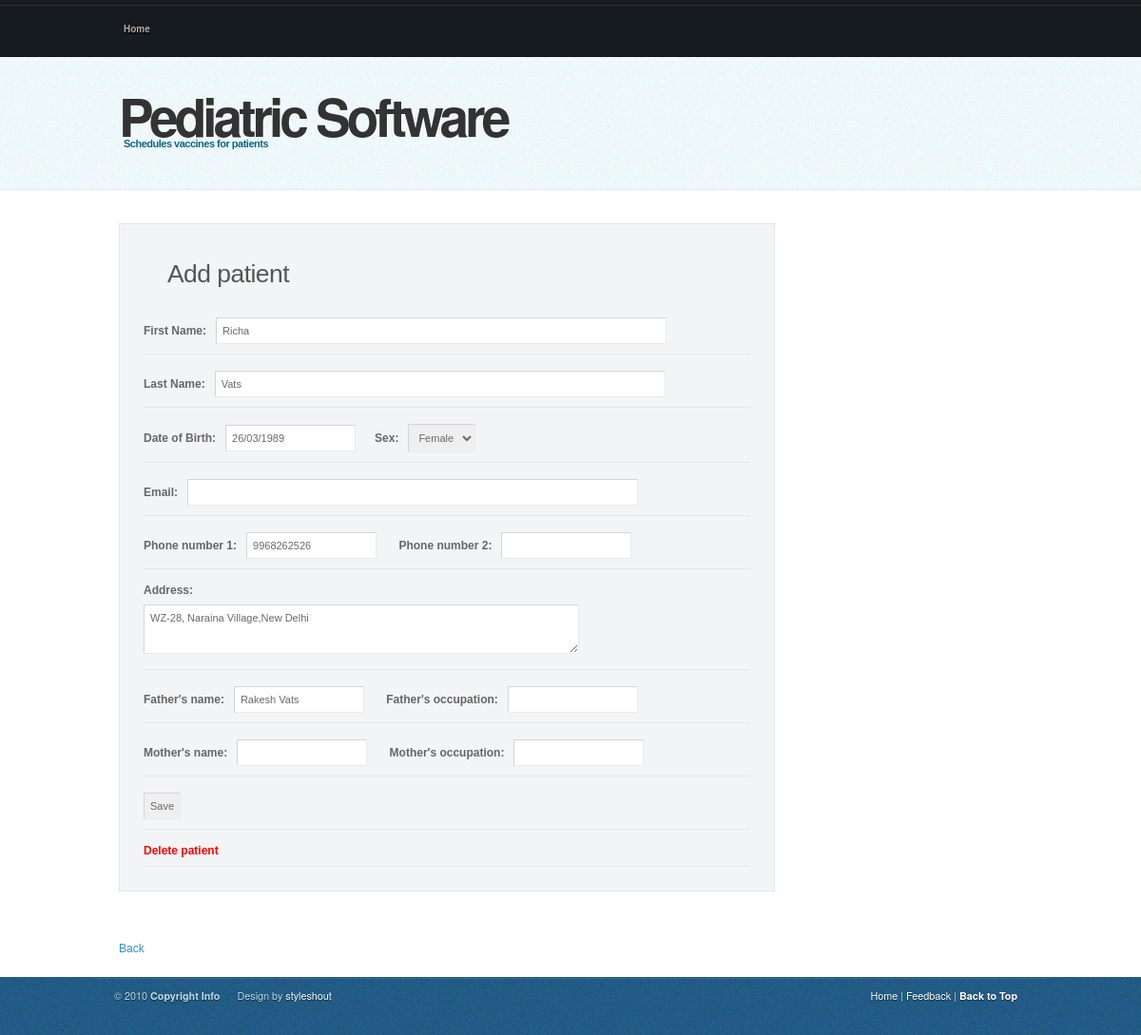
The page /editpatient.php?id=19 on the database its author committed.
### tables this page shows
CREATE TABLE IF NOT EXISTS `patients` (
  `id` int(11) NOT NULL AUTO_INCREMENT,
  `id_dob` varchar(6) NOT NULL,
  `name` varchar(25) NOT NULL,
  `first_name` varchar(25) NOT NULL,
  `middle_name` varchar(25) DEFAULT NULL,
  `last_name` varchar(25) NOT NULL,
  `father_name` varchar(25) DEFAULT NULL,
  `father_occ` varchar(25) DEFAULT NULL,
  `mother_name` varchar(25) DEFAULT NULL,
  `mother_occ` varchar(25) DEFAULT NULL,
  `address` varchar(100) DEFAULT NULL,
  `sibling` varchar(20) NOT NULL DEFAULT '0',
  `pin` varchar(6) DEFAULT NULL,
  `res_phone` varchar(10) DEFAULT NULL,
  `office_phone` varchar(10) DEFAULT NULL,
  `dob` date NOT NULL,
  `email` varchar(100) DEFAULT NULL,
  `phone` varchar(15) DEFAULT NULL,
  `phone2` varchar(15) DEFAULT NULL,
  `sex` enum('M','F') NOT NULL DEFAULT 'M',
  `born_at` varchar(25) DEFAULT NULL,
  `mode_of_delivery` enum('Normal','Caesarean','Forceps','Vacuum') DEFAULT 'Normal',
  `birth_weight` varchar(10) DEFAULT NULL,
  `comp_preg` varchar(25) DEFAULT 'No',
  `comp_deli` varchar(25) DEFAULT 'No',
  `cry_birth` varchar(25) DEFAULT 'Yes',
  `admit_hospital` varchar(25) DEFAULT 'No',
  `injury_child` varchar(25) DEFAULT 'No',
  `prev_surgery` varchar(25) DEFAULT 'No',
  `allergy_child` varchar(25) DEFAULT 'No',
  `other_info` varchar(25) DEFAULT 'No',
  `diabetes` varchar(25) DEFAULT 'No',
  `asthma` varchar(25) DEFAULT 'No',
  `cardiac` varchar(25) DEFAULT 'No',
  `hypertension` varchar(25) DEFAULT 'No',
  `tuberculosis` varchar(25) DEFAULT 'No',
  `other_fam_history` varchar(25) DEFAULT 'No',
  `breast_feed_month` varchar(10) DEFAULT NULL,
  `solid_month` varchar(10) DEFAULT NULL,
  PRIMARY KEY (`id`)
);

### editpatient.php (the view, shortened to what this page needs)
<?php include('header.php');
include_once('add-patient-func.php');
if(isset($_GET['id']))
{
	$patient = mysqli_fetch_assoc(mysqli_query($link, "SELECT * FROM patients WHERE id={$_GET['id']}"));
?>
<form action="" method="post" enctype="multipart/form-data" style="width:auto">
	<h3>Add patient</h3>
	<p>
	<label for="name">First Name:&nbsp;&nbsp;</label>
	<input type="text" name="first_name" id="name" <?php echo "value=\"{$patient['first_name']}\""; ?>/>
	</p>
	<p>
	<label for="name">Last Name:&nbsp;&nbsp;</label>
	<input type="text" name="last_name" id="name" <?php echo "value=\"{$patient['last_name']}\""; ?> />
	</p>
	<p>
	<label for="dob">Date of Birth:&nbsp;&nbsp;</label>
	<input type="text" name="dob_show" id="dob_show" <?php echo "value=\"".date('d/m/Y',strtotime($patient['dob']))."\""; ?> />&nbsp;&nbsp;&nbsp;&nbsp;&nbsp;
	<label class="grey" for="sex">Sex:&nbsp;&nbsp;</label>
	<select name="sex" style="margin-right:60px;">
	<option value='F' <?php if($patient['sex']=='F') echo "selected";?>>Female</option>
	</select>
	</p>
	<p>
	<label for="email">Email:&nbsp;&nbsp;</label>
	<input type="text" name="email" id="email" <?php echo "value=\"{$patient['email']}\""; ?> />
	</p>
	<p>
	<label for="phone">Phone number 1:&nbsp;&nbsp;</label>
	<input type="text" name="phone" id="phone" <?php echo "value=\"{$patient['phone']}\""; ?> />
	<label for="phone2">Phone number 2:&nbsp;&nbsp;</label>
	<input type="text" name="phone2" id="phone2" <?php echo "value=\"{$patient['phone2']}\""; ?> />
	</p>
	<p>
	<label for="address">Address:&nbsp;&nbsp;</label><br />
	<textarea name="address" id="address" rows=3 cols=70><?php echo $patient['address']; ?></textarea>
	</p>
	<p>
	<label for="father_name">Father's name:&nbsp;&nbsp;</label>
	<input type="text" name="father_name" id="father_name" <?php echo "value=\"{$patient['father_name']}\""; ?> />
	<label for="father_occ">Father's occupation:&nbsp;&nbsp;</label>
	<input type="text" name="father_occ" id="father_occ" <?php echo "value=\"{$patient['father_occ']}\""; ?> />
	</p>
	<p>
	<label for="mother_name">Mother's name:&nbsp;&nbsp;</label>
	<input type="text" name="mother_name" id="mother_name" <?php echo "value=\"{$patient['mother_name']}\""; ?> />
	<label for="mother_occ">Mother's occupation:&nbsp;&nbsp;</label>
	<input type="text" name="mother_occ" id="mother_occ" <?php echo "value=\"{$patient['mother_occ']}\""; ?> />
	</p>
	<p>
	<input type="submit" name="submit" value="Save"/>
	</p>
	<p>
		<a href=<?php echo "\"editpatient.php?id={$patient[id]}&delete=999\"" ?> ><strong><font color="red">Delete patient</font></strong></a>
	</p>
</form>
<?php
}
else
{
	echo "<h3>You cannot access this page directly!</h3>";
}
include('footer.php'); ?>

### css/coolblue.css (style rules this page uses)
body { font: 12px/170% 'Lucida Grande', 'Lucida Sans Unicode', Geneva, Verdana, Sans-Serif; color: #777; margin: 0; padding: 0; background: url(../images/bg.jpg); }
a:link, a:visited { text-decoration: none; color: #2f8fc9; }
h1, h2, h3, h4 { font: bold 1em/1.5em 'Lucida Grande', 'Lucida Sans Unicode', Geneva, Verdana, Sans-Serif; color: #555; margin: 8px 25px; }
h3 { font-size: 2.2em; font-weight: normal; letter-spacing: -0.5px; padding-top: 15px; }
p, dl { margin: 10px 25px; }
strong { font-weight: bold; }
form { margin: 10px 25px 10px 25px; padding: 10px 25px 25px 25px; background: #F3F4F5; border: 1px solid #E2E4E7; width: 477px; }
form p { border-bottom: 1px solid #E6E6E6; padding: 12px 0 5px 0; margin: 0; color: #2C76A6; }
label { font-weight: bold; color: #666666; }
input, select, textarea { margin: 5px 0; padding: 7px 6px; color: #6A6969; border-width: 1px; border-style: solid; border-color: #D4D4D4 #EBEBEB #EBEBEB #D4D4D4; font: 11px 'Lucida Grande', Verdana, Helvetica, sans-serif; }
#name, #email, #message, #website { width: 460px; }

### rows shown on the page
patients: first_name "Richa", last_name "Vats", dob_show "26/03/1989", sex "Female", phone "9968262526", address "WZ-28, Naraina Village,New Delhi", father_name "Rakesh Vats"
